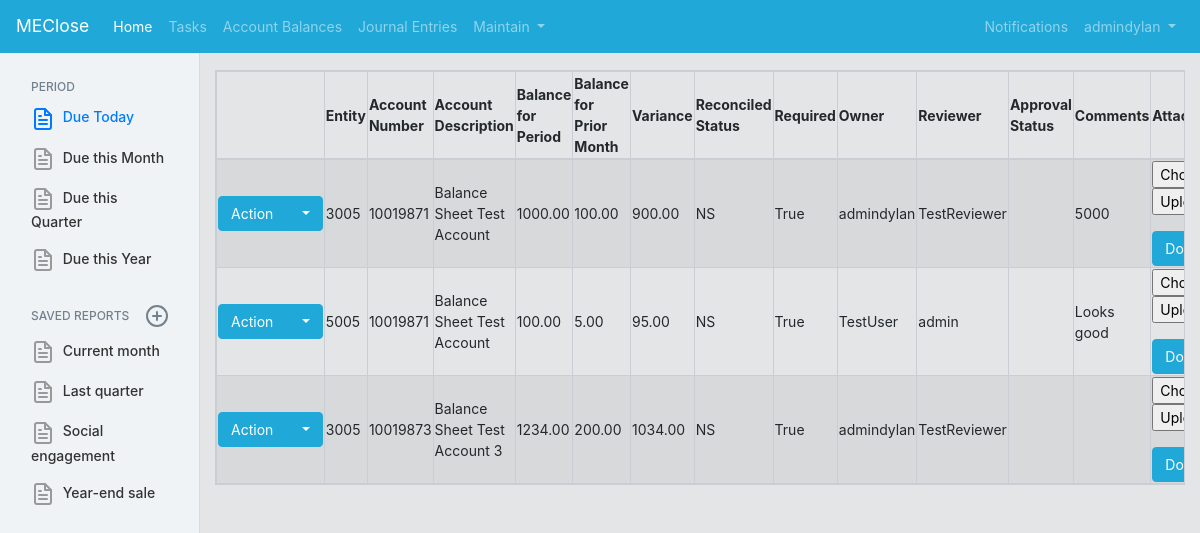
Screenshot of /ClosePortal/accountrecs/ (signed in) with the database file from the repository.
### AccountRecList/models.py (models this page shows, shortened)
class AccountReconciliationList(models.Model):
    accountNumber = models.CharField(max_length=50)
    accountDescription = models.CharField(max_length=200)
    accountBalance = models.DecimalField(max_digits=17, decimal_places=2, default=0)
    accountBalanceReconciled = models.DecimalField(max_digits=17, decimal_places=2, default=0)
    accountBalancePriorMonth = models.DecimalField(max_digits=17, decimal_places=2, default=0)
    accountClosePeriod = models.DateField(("As of balance date"), default=datetime.date.today)
    reconciliationOwnerId = models.ForeignKey(User, on_delete=models.CASCADE) #to evaluate if this actually works
    reconciliationStatus = models.CharField(max_length=2, choices = statusChoices)
    pub_date = models.DateTimeField(('date published'), default=datetime.date.today)
    due_date = models.DateField(("Due Date"), default=datetime.date.today)
    entity = models.ForeignKey(userDefinedEntity, on_delete=models.PROTECT, related_name="entity_AccountReconciliationList", default=1)
    approvalStatus = models.BooleanField(default=False)
    approverComments = models.CharField(max_length=200, blank=True)
    def File_Path(instance, filename):
        return os.path.join("Account Reconciliations", str(instance.entity), str(instance.accountClosePeriod), str(instance.accountNumber), filename)
    docfile = models.FileField(upload_to=File_Path, default=False) #Note: To consider a way to set the default value equal to a dynamic file template which a user can download, and upload once completed
    @property
    def balanceVarianceMoM(self):
        return self.accountBalance - self.accountBalancePriorMonth
    @property
    def reviewer(self):
        reviewerUser = getReviewer(self.reconciliationOwnerId, self.entity)
        return reviewerUser.get_reviewer
    @property
    def reconciliationRequired(self):
        percentChangeThreshold = int(AccountReconciliationListThresholds.objects.all().first().dollarValueThreshold)
        dollarChangeThreshold = float(AccountReconciliationListThresholds.objects.all().first().percentValueThreshold)
        excludedAccounts = AccountReconciliationListThresholds.objects.all().first().excludedAccounts
        if excludedAccounts == "0":
            excludedAccounts = int(excludedAccounts)
        if percentChangeThreshold == 0 and dollarChangeThreshold == 0 and excludedAccounts == 0:
            return True
        elif percentChangeThreshold != 0 and dollarChangeThreshold != 0 and excludedAccounts == 0:
            if self.accountBalance == 0 and self.accountBalancePriorMonth == 0:
                return False
            elif (self.balanceVarianceMoM / self.accountBalancePriorMonth) > percentChangeThreshold or abs(self.balanceVarianceMoM) > dollarChangeThreshold:
                return True
            else:
                return False

class AccountReconciliationListThresholds(models.Model):
    dollarValueThreshold = models.CharField(max_length=200, default=0)
    percentValueThreshold = models.CharField(max_length=200, default=0)
    excludedAccounts = models.CharField(max_length=200, default=0)

### CompanyMaintain/models.py (models this page shows, shortened)
class userDefinedEntity(models.Model):
    entity = models.CharField(max_length=200, default="Select Entity")
    def __str__(self):
        return self.entity

class userReviewerMapping(models.Model):
    user = models.ForeignKey(User, on_delete=models.PROTECT, related_name="user_user")
    userTeam = models.ForeignKey(userDefinedTeam, on_delete=models.PROTECT, related_name="user_team") #consider setting delete to cascade or default, and giving a default value
    userManager = models.ForeignKey(User, on_delete=models.PROTECT, related_name="user_Manager")
    userReviewer = models.ForeignKey(User, on_delete=models.PROTECT, related_name="user_Reviewer") #the assigned reviewer can be different than the direct manager (i.e. Accountant -> Senior Accountant -> Manager, where senior reviews)
    systemIdentifier = models.CharField(max_length=200)
    entity = models.ForeignKey(userDefinedEntity, on_delete=models.PROTECT, related_name="entity_userReviewerMapping", default=1)
    class Meta:
        constraints = [
            models.UniqueConstraint(fields=['user', 'entity'], name='unique_EntityUser')
        ]

### AccountRecList/views.py (the view, shortened to what this page needs)
# urls.py: path('accountrecs/', AccountRecList_List.as_view(), name='accountRecList'),
@method_decorator(decorators, name='dispatch')
class AccountRecList_List(View):
    template = 'CloseApplication/accountreclist/accountreclist_list.html'
    model = AccountReconciliationList
    form_class = DocumentForm
    def get(self, request, *args, **kwargs):
        form = self.form_class()
        AccountReconciliationList_Values = AccountReconciliationList.objects.all()
        context = { #context represents the variables passed to the provided template
            'AccountReconciliationList_Values': AccountReconciliationList_Values,
            'form': form,
        }
        return render(request, self.template, context)

### CloseApplication/forms.py
class DocumentForm(forms.Form):
    docfile = forms.FileField(
        label='Select a file',
        help_text='max. 42 megabytes'
    )

### CompanyMaintain/services.py (called while the page is built)
    def get_reviewer(self):
        reviewerListMatch = userReviewerMapping.objects.all().filter(entity=self.assignedUserEntity, user=self.assignedUser)
        if reviewerListMatch.first() == None:
            return "No reviewer mapping found"
        else:
            return reviewerListMatch.first().userReviewer

### CloseApplication/templates/CloseApplication/accountreclist/accountreclist_list.html (shortened to what this page needs)
{% extends "CloseApplication/base.html" %}
{% load staticfiles %}
{% block content %}
{% include "CloseApplication/z_listview_template/begin_listview_outline.html" %}
<table class ="table-responsive table-striped table-bordered table-hover" id="accountRecListTable">
    <thead>
        <tr>
            <th></th>
            <th>Entity</th>
            <th>Account Number</th>
            <th>Account Description</th>
            <th>Balance for Period</th>
            <th>Balance for Prior Month</th>
            <th>Variance</th>
            <th>Reconciled Status</th>
            <th>Required</th>
            <th>Owner</th>
            <th>Reviewer</th>
            <th>Approval Status</th>
            <th>Comments</th>
            <th>Attachment</td>
        </tr>
    </thead>
    {% for tableValue in AccountReconciliationList_Values %}
    <tr>
        <td>
            <div class="btn-group">
                <button type="button" class="btn btn-primary">
                Action
                </button>
                <button type="button" class="btn btn-primary dropdown-toggle" data-toggle="dropdown">
                </button>
            </div>
        </td>
        <td>{{ tableValue.entity }}</td>
        <td>{{ tableValue.accountNumber }}</td>
        <td>{{ tableValue.accountDescription }}</td>
        <td>{{ tableValue.accountBalance }}</td>
        <td>{{ tableValue.accountBalancePriorMonth }}</td>
        <td>{{ tableValue.balanceVarianceMoM }}</td>
        <td>{{ tableValue.reconciliationStatus }}</td>
        <td>{{ tableValue.reconciliationRequired }}</td>
        <td>{{ tableValue.reconciliationOwnerId }}</td>
        <td>{{ tableValue.reviewer }}</td>
        <td>{{ tableValue.approvalStatus_Description }}</td>
        <td>{{ tableValue.approverComments }}</td>
        <td>
            <form action="#" method="post" enctype="multipart/form-data">
                <p>
                    {{ form.docfile }}
                    <input type="submit" value="Upload"/>
                </p>
                <a class="btn btn-primary" href="{{ MEDIA_URL }}/{{ tableValue.docfile }}">
                Download Attachment
                </a>
            </form>
        </td>
    </tr>
    {% endfor %}
</table>
{% include "CloseApplication/z_listview_template/end_listview_outline.html" %}
{% endblock %}

### CloseApplication/templates/CloseApplication/base.html (shortened to what this page needs)
<!DOCTYPE html>
<html>
<head>
    {% load static %}
    <link rel="stylesheet" href="https://cdn.datatables.net/1.10.19/css/dataTables.bootstrap4.min.css">
    <link rel="stylesheet" href="https://maxcdn.bootstrapcdn.com/bootstrap/4.0.0/css/bootstrap.min.css">
    <link rel="stylesheet" href="{% static 'CloseApplication/jquery.dataTables.min.css' %}">
    <link rel="stylesheet" href="https://cdn.jsdelivr.net/npm/simplebar@latest/dist/simplebar.css"/>
    <link rel="stylesheet" href="{% static 'CloseApplication/sidenavbar.css' %}">
    <link rel="stylesheet" href="{% static 'CloseApplication/coreui.min.css' %}?v=0004"></script>
</head>
<body>
      <nav class="navbar fixed-top navbar-expand-lg navbar-dark bg-primary">
        <a class="navbar-brand" href="#">MEClose</a>
        <div class="collapse navbar-collapse" id="navbarSupportedContent">
          <ul class="navbar-nav mr-auto">
            <li class="nav-item active">
              <a class="nav-link" href="/ClosePortal/CloseSummary">Home<span class="sr-only">(current)</span></a>
            </li>
            <li class="nav-item">
              <a class="nav-link" href="/ClosePortal/tasks/">Tasks</a>
            </li>
            <li class="nav-item">
                    <a class="nav-link" href="/ClosePortal/accountrecs/">Account Balances</a>
            </li>
            <li class="nav-item">
                    <a class="nav-link" href="/ClosePortal/entryapprovals/">Journal Entries</a>
            </li>
            <li class="nav-item dropdown">
              <a class="nav-link dropdown-toggle" href="#" id="navbarDropdown" role="button" data-toggle="dropdown" aria-haspopup="true" aria-expanded="false">
                Maintain
              </a>
            </li>
          </ul>
          <ul class="navbar-nav">
<li class="nav-item dropdown d-md-down-none">
<a class="nav-link" data-toggle="dropdown" href="#" role="button" aria-haspopup="true" aria-expanded="false">
Notifications
</a>
</li>
              <li class="nav-item dropdown">
                  <div class="btn-group">
                      {% if user.is_authenticated %}
                        <span  class="nav-link dropdown-toggle" data-toggle="dropdown" aria-haspopup="true" aria-expanded="false">
                        {{ user.get_username }}
                        </span>
                        {% else %}
                        <div  href="{% url 'login'%}?next={{request.path}}" class="nav-link dropdown-toggle" data-toggle="dropdown" aria-haspopup="false" aria-expanded="false">
                        Login
                        </div>
                        {% endif %}
                    </div>
            </li>
          </ul>
        </div>
      </nav>
    <div class="page-wrap">
    <div class='container-fluid'>
    <div class="row">
        {% include "CloseApplication/sidebarnav.html" %}
        <main role="main" class="col-md-10 col-lg-10">
        {% block content %}{% endblock %}
        </main>
        </div>
        </div>
    </div>
</body>
</html>

### rows the page displays
AccountReconciliationList: entity "3005", accountNumber "10019871", accountDescription "Balance Sheet Test Account", accountBalance "1000.00", accountBalancePriorMonth "100.00", balanceVarianceMoM "900.00", reconciliationStatus "NS", reconciliationRequired "True", reconciliationOwnerId "admindylan", reviewer "TestReviewer", approverComments "5000"
AccountReconciliationList: entity "5005", accountNumber "10019871", accountDescription "Balance Sheet Test Account", accountBalance "100.00", accountBalancePriorMonth "5.00", balanceVarianceMoM "95.00", reconciliationStatus "NS", reconciliationRequired "True", reconciliationOwnerId "TestUser", reviewer "admin", approverComments "Looks good"
AccountReconciliationList: entity "3005", accountNumber "10019873", accountDescription "Balance Sheet Test Account 3", accountBalance "1234.00", accountBalancePriorMonth "200.00", balanceVarianceMoM "1034.00", reconciliationStatus "NS", reconciliationRequired "True", reconciliationOwnerId "admindylan", reviewer "TestReviewer"

### other values shown
{{ user.get_username }} "admindylan"
